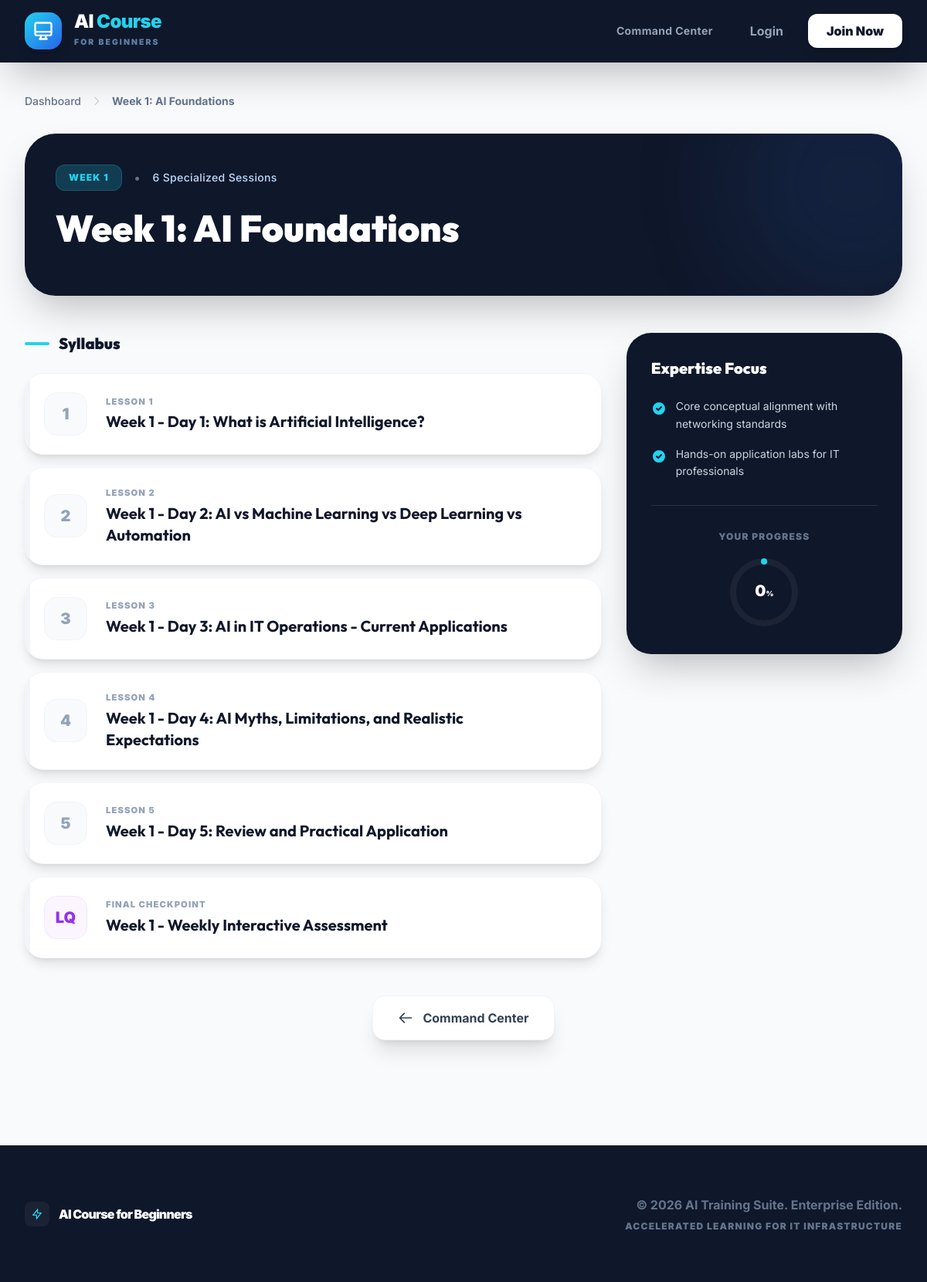
Screenshot of /module/week-1/ with the database file from the repository.
### courses/models.py (models this page shows, shortened)
class Module(models.Model):
    title = models.CharField(max_length=200)
    slug = models.SlugField(max_length=200, unique=True)
    description = models.TextField(blank=True)
    order = models.PositiveIntegerField(default=0)
    folder_name = models.CharField(max_length=100)  # e.g., 'week1'
    created_at = models.DateTimeField(auto_now_add=True)
    updated_at = models.DateTimeField(auto_now=True)
    class Meta:
        ordering = ['order']
        verbose_name = 'Module'
        verbose_name_plural = 'Modules'

class Lesson(models.Model):
    CONTENT_TYPE_CHOICES = [
        ('lesson', 'Lesson'),
        ('assessment', 'Assessment'),
    ]
    module = models.ForeignKey(Module, on_delete=models.CASCADE, related_name='lessons')
    title = models.CharField(max_length=300)
    slug = models.SlugField(max_length=300)
    file_path = models.CharField(max_length=500)  # Relative path to the markdown file
    content_type = models.CharField(max_length=20, choices=CONTENT_TYPE_CHOICES, default='lesson')
    order = models.PositiveIntegerField(default=0)
    created_at = models.DateTimeField(auto_now_add=True)
    updated_at = models.DateTimeField(auto_now=True)
    class Meta:
        ordering = ['module__order', 'order']
        unique_together = ['module', 'slug']
        verbose_name = 'Lesson'
        verbose_name_plural = 'Lessons'

### courses/views.py (the view)
# urls.py: path('module/<slug:slug>/', views.ModuleDetailView.as_view(), name='module_detail'),
class ModuleDetailView(DetailView):
    model = Module
    template_name = 'courses/module_detail.html'
    context_object_name = 'module'
    def get_context_data(self, **kwargs):
        context = super().get_context_data(**kwargs)
        module = self.object
        lessons = module.lessons.all()
        lessons_with_status = []
        for lesson in lessons:
            is_completed = False
            if self.request.user.is_authenticated:
                is_completed = UserProgress.objects.filter(
                    user=self.request.user,
                    lesson=lesson,
                    completed=True
                ).exists()
            lessons_with_status.append({
                'lesson': lesson,
                'is_completed': is_completed,
            })
        context['lessons_with_status'] = lessons_with_status
        context['all_modules'] = Module.objects.all()
        total_lessons = lessons.count()
        completed_lessons = 0
        if self.request.user.is_authenticated:
            completed_lessons = UserProgress.objects.filter(
                user=self.request.user,
                lesson__module=module,
                completed=True
            ).count()
        progress = int((completed_lessons / total_lessons) * 100) if total_lessons > 0 else 0
        context['progress'] = progress
        context['progress_offset'] = int(251.2 * (1 - progress / 100))
        return context

### templates/courses/module_detail.html (shortened to what this page needs)
{% extends 'base.html' %}
{% block content %}
<div class="max-w-7xl mx-auto px-4 sm:px-6 lg:px-8 py-10">
    <nav class="mb-8">
        <ol class="flex items-center gap-3 text-sm font-medium text-slate-500">
            <li><a href="{% url 'courses:dashboard' %}" class="hover:text-netadmin-navy transition-colors">Dashboard</a>
            </li>
            <li><svg class="w-4 h-4 text-slate-300" fill="none" stroke="currentColor" viewBox="0 0 24 24">
                    <path stroke-linecap="round" stroke-linejoin="round" stroke-width="2" d="M9 5l7 7-7 7"></path>
                </svg></li>
            <li class="text-netadmin-navy font-bold">{{ module.title }}</li>
        </ol>
    </nav>
    <div class="relative bg-netadmin-900 rounded-[2.5rem] p-10 mb-12 shadow-2xl overflow-hidden group">
        <div class="absolute inset-0 grid-bg opacity-20"></div>
        <div
            class="absolute -top-24 -right-24 w-80 h-80 bg-blue-500/10 rounded-full blur-3xl group-hover:bg-blue-500/20 transition-all duration-1000">
        </div>
        <div class="relative">
            <div class="flex items-center gap-4 mb-6">
                <span
                    class="bg-netadmin-400/20 text-netadmin-400 px-4 py-2 rounded-xl text-xs font-black tracking-widest uppercase border border-netadmin-400/20">
                    Week {{ module.order }}
                </span>
                <span class="text-slate-500 font-bold">•</span>
                <span class="text-blue-200 font-medium text-sm tracking-wide">{{ module.lessons.count }} Specialized
                    Sessions</span>
            </div>
            <h1 class="text-4xl md:text-5xl font-black text-white mb-6 leading-tight max-w-4xl">
                {{ module.title }}
            </h1>
        </div>
    </div>
    <div class="grid grid-cols-1 lg:grid-cols-3 gap-8 mb-12">
        <div class="lg:col-span-2 space-y-4">
            <h2 class="text-xl font-black text-slate-900 mb-6 flex items-center gap-3">
                <span class="w-8 h-1 bg-netadmin-400 rounded-full"></span>
                Syllabus
            </h2>
            {% for item in lessons_with_status %}
            <div
                class="group relative bg-white rounded-3xl shadow-lg border border-slate-100 hover:border-blue-200 hover:shadow-2xl transition-all duration-300 overflow-hidden">
                <a href="{% if item.lesson.content_type == 'assessment' %}{% url 'courses:assessment' item.lesson.pk %}{% else %}{% url 'courses:lesson_detail' item.lesson.pk %}{% endif %}"
                    class="flex items-center p-6 gap-6">
                    <div
                        class="absolute left-0 top-0 bottom-0 w-1.5 {% if item.is_completed %}bg-emerald-500{% else %}bg-slate-100 group-hover:bg-blue-500{% endif %} transition-colors">
                    </div>
                    <div class="flex-shrink-0">
                        {% if item.is_completed %}
                        <div
                            class="w-14 h-14 bg-emerald-50 rounded-2xl flex items-center justify-center border border-emerald-100">
                            <svg class="w-7 h-7 text-emerald-600" fill="currentColor" viewBox="0 0 20 20">
                                <path fill-rule="evenodd"
                                    d="M10 18a8 8 0 100-16 8 8 0 000 16zm3.707-9.293a1 1 0 00-1.414-1.414L9 10.586 7.707 9.293a1 1 0 00-1.414 1.414l2 2a1 1 0 001.414 0l4-4z"
                                    clip-rule="evenodd"></path>
                            </svg>
                        </div>
                        {% elif item.lesson.content_type == 'assessment' %}
                        <div
                            class="w-14 h-14 bg-purple-50 rounded-2xl flex items-center justify-center border border-purple-100">
                            <span class="text-purple-600 font-black text-xl">LQ</span>
                        </div>
                        {% else %}
                        <div
                            class="w-14 h-14 bg-slate-50 rounded-2xl flex items-center justify-center border border-slate-100 group-hover:bg-blue-50 group-hover:border-blue-100 transition-colors">
                            <span
                                class="text-slate-400 font-black text-xl group-hover:text-blue-600 transition-colors">{{ item.lesson.order }}</span>
                        </div>
                        {% endif %}
                    </div>
                    <div class="flex-1">
                        <div class="flex items-center gap-3 mb-1">
                            <span class="text-slate-400 text-[0.7rem] font-black uppercase tracking-widest">
                                {% if item.lesson.content_type == 'assessment' %}Final Checkpoint{% else %}Lesson {{ item.lesson.order }}{% endif %}
                            </span>
                        </div>
                        <h3 class="text-xl font-bold text-slate-900 group-hover:text-blue-600 transition-colors">{{ item.lesson.title }}</h3>
                    </div>
                </a>
            </div>
            {% endfor %}
        </div>
        <div class="space-y-8">
            <div class="bg-netadmin-900 rounded-[2rem] p-8 text-white shadow-2xl relative overflow-hidden">
                <div class="absolute inset-0 grid-bg opacity-10"></div>
                <div class="relative">
                    <h3 class="text-xl font-black mb-6">Expertise Focus</h3>
                    <ul class="space-y-4">
                        <li class="flex items-start gap-3">
                            <svg class="w-5 h-5 text-netadmin-400 mt-1 flex-shrink-0" fill="currentColor"
                                viewBox="0 0 20 20">
                                <path fill-rule="evenodd"
                                    d="M10 18a8 8 0 100-16 8 8 0 000 16zm3.707-9.293a1 1 0 00-1.414-1.414L9 10.586 7.707 9.293a1 1 0 00-1.414 1.414l2 2a1 1 0 001.414 0l4-4z"
                                    clip-rule="evenodd"></path>
                            </svg>
                            <span class="text-slate-300 text-sm leading-relaxed">Core conceptual alignment with
                                networking standards</span>
                        </li>
                        <li class="flex items-start gap-3">
                            <svg class="w-5 h-5 text-netadmin-400 mt-1 flex-shrink-0" fill="currentColor"
                                viewBox="0 0 20 20">
                                <path fill-rule="evenodd"
                                    d="M10 18a8 8 0 100-16 8 8 0 000 16zm3.707-9.293a1 1 0 00-1.414-1.414L9 10.586 7.707 9.293a1 1 0 00-1.414 1.414l2 2a1 1 0 001.414 0l4-4z"
                                    clip-rule="evenodd"></path>
                            </svg>
                            <span class="text-slate-300 text-sm leading-relaxed">Hands-on application labs for IT
                                professionals</span>
                        </li>
                    </ul>
                    <div class="mt-8 pt-8 border-t border-white/10">
                        <p class="text-center text-xs font-black uppercase tracking-widest text-slate-500 mb-4">Your
                            Progress</p>
                        <div class="flex justify-center">
                            <div class="relative w-24 h-24">
                                <svg class="w-24 h-24 transform -rotate-90">
                                    <circle class="text-white/5" stroke-width="8" stroke="currentColor"
                                        fill="transparent" r="40" cx="48" cy="48" />
                                    <circle class="text-netadmin-400" stroke-width="8" stroke-dasharray="251.2"
                                        stroke-dashoffset="{{ progress_offset }}" stroke-linecap="round"
                                        stroke="currentColor" fill="transparent" r="40" cx="48" cy="48" />
                                </svg>
                                <div class="absolute inset-0 flex items-center justify-center">
                                    <span class="text-xl font-black">{{ progress }}<span
                                            class="text-[0.6rem]">%</span></span>
                                </div>
                            </div>
                        </div>
                    </div>
                </div>
            </div>
        </div>
    </div>
    <div class="flex justify-center">
        <a href="{% url 'courses:dashboard' %}"
            class="group flex items-center gap-3 bg-white px-8 py-4 rounded-2xl shadow-xl hover:shadow-2xl transition-all border border-slate-100 font-bold text-slate-700 hover:text-blue-600">
            <svg class="w-5 h-5 transform group-hover:-translate-x-1 transition-transform" fill="none"
                stroke="currentColor" viewBox="0 0 24 24">
                <path stroke-linecap="round" stroke-linejoin="round" stroke-width="2" d="M10 19l-7-7m0 0l7-7m-7 7h18">
                </path>
            </svg>
            Command Center
        </a>
    </div>
</div>
{% endblock %}

### templates/base.html (style rules this page uses)
:root { --primary: #0f172a; --accent: #22d3ee; --font-main: 'Inter', sans-serif; --font-headings: 'Outfit', sans-serif; }
body { font-family: var(--font-main); color: #1e293b; }
h1, h2, h3, h4, h5, h6 { font-family: var(--font-headings); }
.grid-bg { background-image: radial-gradient(rgba(255, 255, 255, 0.05) 1px, transparent 1px); background-size: 32px 32px; }
html { scroll-behavior: smooth; }

### rows the page displays
Module: title "Week 1: AI Foundations", order "1", lessons.count "6"
Lesson: lesson.order "1", lesson "Week 1 - Day 1: What is Artificial Intelligence?"
Lesson: lesson.order "2", lesson "Week 1 - Day 2: AI vs Machine Learning vs Deep Learning vs Automation"
Lesson: lesson.order "3", lesson "Week 1 - Day 3: AI in IT Operations - Current Applications"
Lesson: lesson.order "4", lesson "Week 1 - Day 4: AI Myths, Limitations, and Realistic Expectations"
Lesson: lesson.order "5", lesson "Week 1 - Day 5: Review and Practical Application"
Lesson: content_type "LQ", lesson "Week 1 - Weekly Interactive Assessment"

### other values shown
{{ progress }} "0"
